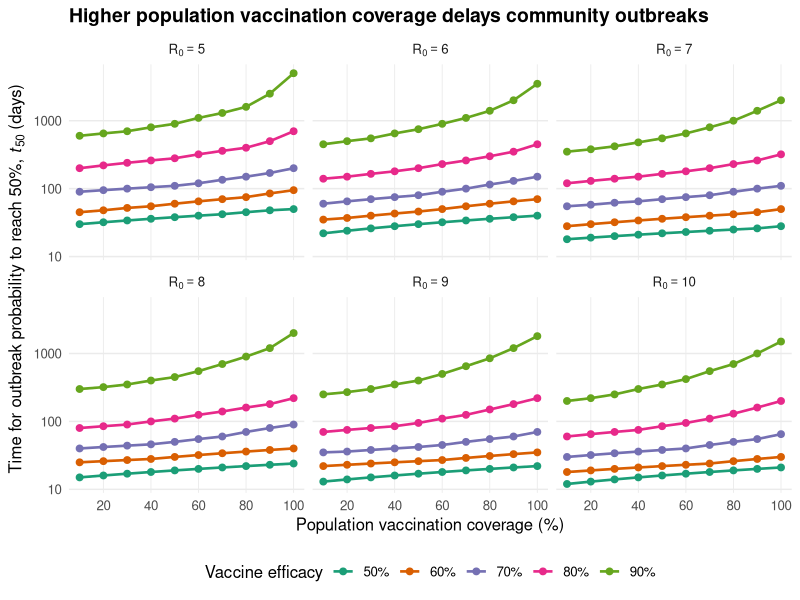

R code for this plot:
## ---- chunk 1
#| echo: false
#| label: tbl-ve-r0-offset
#| tbl-cap: "Required vaccine efficacy (VE) to maintain baseline quarantine breach risk across varying viral transmissibility values ($R_0$). As viral transmissiblity increases, maintaining baseline quarantine safety requires a non-linear increase in vaccine efficacy. Source: Adapted from Zachreson et al. (2022)."
library(knitr)
library(tibble)
library(kableExtra)

table_data <- tibble(
    "Viral Variant Scenario" = c("Pre-Delta Baseline", "Delta Variant", "High Transmissibility", "Extreme Scenario"),
    "Transmissibility Level ($R_0$)" = c("$R_0$ = 3", "$R_0$ ≈ 6", "$R_0$ = 8", "$R_0$ = 10"),
    "Required Vaccine Efficacy (VE)" = c("Baseline (0% VE equivalent)", "≈ 60%", "≈ 70%", "70% - 80%")
)

table_data |>
    kable()

## ---- chunk 2
#| echo: false
#| message: false
#| label: fig-outbreak-prob
#| fig-cap: "Expected time for community outbreak probability to reach 50% ($t_{50}$) across different levels of population vaccination coverage, vaccine effectiveness, and viral transmissibility ($R_0$) values. High community coverage acts as a protective buffer, extending the timeline from just 15 days to over 1000 days. Source: Adapted from Zachreson et al. (2022)."
library(tidyverse)
fig4_data <- read_csv("data/fig4.csv")

fig4_data <- fig4_data |>
  rename(VE = `vaccine efficacy`,
         coverage = `vaccination coverage`,
         t50 = `t50_days_estimated`) |>
  mutate(VE = VE * 100,
         coverage = coverage * 100,
         VE = factor(VE),
         R0 = paste0("R[0] == ", R0),
         R0 = factor(R0, levels = c("R[0] == 5", "R[0] == 6", "R[0] == 7", "R[0] == 8", "R[0] == 9", "R[0] == 10"))
         )

ggplot(fig4_data, aes(x = coverage, y = t50, colour = factor(VE), group = VE)) +
  geom_line(linewidth = 0.9) +
  geom_point(size = 2) +
  facet_wrap(
    ~R0,
    labeller = label_parsed,
    nrow = 2
  ) +
  scale_x_continuous(
    limits = c(10, 100),
    breaks = seq(20, 100, by = 20)
  ) +
  scale_y_log10(breaks = c(10, 100, 1000, 10000)) +
  scale_colour_brewer(
    palette = "Dark2",
    name = "Vaccine efficacy",
    labels = c("50%", "60%", "70%", "80%", "90%")
  ) +
  labs(title = "Higher population vaccination coverage delays community outbreaks",
       x = "Population vaccination coverage (%)",
       y = expression(paste("Time for outbreak probability to reach 50%, ", italic(t)[50], " (days)"))
       ) +
  theme_minimal(base_size = 12) +
  theme(plot.title = element_text(face = "bold", size = 14, hjust = 0),
        strip.text = element_text(face = "bold"),
        legend.position = "bottom",
        panel.grid.minor = element_blank(),
        panel.grid.major.y = element_line(linewidth = 0.5),
        panel.grid.major.x = element_line(linewidth = 0.3))
